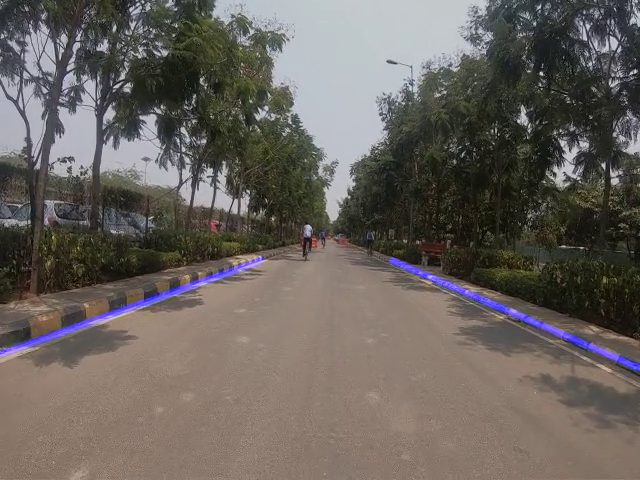
#> input picture files/1.png, 640 x 480 px, given in place of test5.mp4, which was not available
$ python 'Final Hough with GoPro.py'
#> lines starting #> are read from the running program, lines starting #| are printed output that depends on the picture; after the words box and inside, x2 and y2 are one past the last pixel; in counts of white or black regions, pixels touching at a corner belong together; pictures that were not available may be replaced by others from this repository, and a replacement may not be noted
#Importing Packages
import matplotlib.pyplot as plt
import matplotlib.image as mpimg
import numpy as np
import cv2
import math
from moviepy.editor import VideoFileClip

import cv2
import numpy as np
#from goprocam import GoProCamera
#from goprocam import constants


vidcap = cv2.VideoCapture("test5.mp4")
#vidcap = cv2.VideoCapture("udp://10.5.5.9:8554")
success,gopro = vidcap.read()
#> gopro is the input picture: shape (480, 640, 3); mean B, G, R 93.8, 99.2, 105.6
success = True
i=0

lx1 = 0
lx2 = 0
ly1 = 0
ly2 = 0
rx1 = 0
rx2 = 0
ry1 = 0
ry2 = 0
present = 0


def grayscale(img):
    """Applies the Grayscale transform
    This will return an image with only one color channel"""
    return cv2.cvtColor(img, cv2.COLOR_BGR2GRAY)

def canny(img, low_threshold, high_threshold):
    """Applies the Canny transform to the grayscaled image"""
    return cv2.Canny(img, low_threshold, high_threshold)

def gaussian_blur(img, kernel_size):
    """Applies a Gaussian Noise kernel"""
    return cv2.GaussianBlur(img, (kernel_size, kernel_size), 0)

def region_of_interest(img, vertices):
    """
    Applies an image mask.

    Only keeps the region of the image defined by the polygon
    formed from `vertices`. The rest of the image is set to black.
    """
    # Defining a blank mask to start with
    mask = np.zeros_like(img)

    # Defining a 3 channel or 1 channel color to fill the mask with depending on the input image
    if len(img.shape) > 2:
        channel_count = img.shape[2]
        ignore_mask_color = (255,) * channel_count
    else:
        ignore_mask_color = 255

    # Filling pixels inside the polygon defined by "vertices" with the fill color
    cv2.fillPoly(mask, vertices, ignore_mask_color)

    # Returning the image only where mask pixels are nonzero
    masked_image = cv2.bitwise_and(img, mask)
    return masked_image

def draw_lines(img, lines, color=[255, 0, 0], thickness=2):
    """
    This function defines and draws `lines` with `color` and `thickness`.
    """
    # Initializing empty arrays
    right_xpoints=[]
    right_ypoints=[]
    l_xpoints=[]
    l_ypoints=[]

    sloper = []
    slopel = []
    slopes = []

    br = []
    bl = []
    bs = []
    global present, lx1 , lx2 , ly1 , ly2 , rx1 , rx2 , ry1 , ry2
    if lines is None:
        #left
        print('lol')
        cv2.line(img, (lx1, ly1), (lx2, ly2), [0, 255, 0], 6)
        #right
        cv2.line(img, (rx1, ry1), (rx2, ry2), [0, 255, 0], 6)

        #avgx1, avgy1, avgx2, avgy2 = avgLeft
        #cv2.line(img, (int(avgx1), int(avgy1)), (int(avgx2), int(avgy2)), [255,255,255], 8) #draw left line
        #avgx3, avgy3, avgx4, avgy4 = avgRight
        #cv2.line(img, (int(avgx3), int(avgy3)), (int(avgx4), int(avgy4)), [255,255,255], 8) #draw right line
        #cv2.line(img, (int((int(avgx3)+int(avgx1))/2), int((int(avgy3)+int(avgy1))/2)), (int((int(avgx4)+int(avgx2))/2), int((int(avgy4)+int(avgy2))/2)), [255,255,255], 8) #draw right line
        return


    for line in lines:
        for x1,y1,x2,y2 in line:
            size = math.hypot(x2 - x1, y2 - y1)
            #Finding the slope and intercept value
            slope = ((y2-y1)/(x2-x1))
            parameters = np.polyfit((x1, x2), (y1, y2), 1)

            #Filter the lines based on the slope value as right and left lanes
            if (slope > 0.3 and ((x1 and x2) > 320)):
              #right lane
                presentl = 1
                sloper.append(slope)
                br.append(parameters[1])
                #Adding right hough lines
                #cv2.line(img, (x1, y1), (x2, y2), color, thickness)
            elif (slope < -0.3 and ((x1 and x2) < 320)):
                #left lane
                presentr = 1
                slopel.append(slope)
                bl.append(parameters[1])
                #Adding left hough lines
                #cv2.line(img, (x1, y1), (x2, y2), color, thickness)
#            elif (-0.2 < slope < 0.2 and ((y1 and y2 )< 350 )):
#                cv2.line(img, (x1, y1), (x2, y2), color, thickness)

    #Calculating mean slope and intercept values

    #right lane
    meanSloper = np.mean(sloper)
    meanBr = np.mean(br)

    if (present == 0):
         cv2.line(img, (rx1, ry1), (rx2, ry2), [0, 255, 0], 6)
         cv2.line(img, (lx1, ly1), (lx2, ly2), [0, 255, 0], 6)
    #finding two points to fit the right lane line
    x1 = 640
    if(np.isnan(meanSloper) or np.isnan(meanBr)):
      pass
    else:

        y1 = meanSloper * x1 + meanBr
        y2 = 260
        x2 = ( y2 - meanBr ) / meanSloper
        #Plotting the right lane
        if(math.isfinite(y1) and math.isfinite(x2)):
            cv2.line(img, (x1, int(y1)), (int(x2), y2), [0, 255, 0], 6)
        #print('lol')

        #right

        lx1 = x1
        lx2 = int(x2)
        ly1 = int(y1)
        ly2 = y2
    #left lane
    meanSlopel = np.mean(slopel)
    meanBl = np.mean(bl)

    #finding two points to fit the left lane line
    x1 = 0
    if(np.isnan(meanSlopel) or np.isnan(meanBl) or math.isinf(meanSlopel) or math.isinf(meanBl)):
      pass
    else:
        y1 = meanSlopel * x1 + meanBl
        y2 = 260
        x2 = ( y2 - meanBl ) / meanSlopel
        #Plotting the left lane
        if(math.isfinite(y1) and math.isfinite(x2)):
            cv2.line(img, (x1, int(y1)), (int(x2), y2), [0, 255, 0], 6)

        rx1 = x1
        rx2 = int(x2)
        ry1 = int(y1)
        ry2 = y2


def hough_lines(img, rho, theta, threshold, min_line_len, max_line_gap):
    """
    Takes the outout of canny as the input image and
    Returns an image with hough lines drawn.
    """
    lines = cv2.HoughLinesP(img, rho, theta, threshold, np.array([]), minLineLength=min_line_len, maxLineGap=max_line_gap)
    line_img = np.zeros((*img.shape, 3), dtype=np.uint8)
    draw_lines(line_img, lines)
    return line_img


def weighted_img(img, initial_img, a=0.8, b=1., c=0.):
    """
    Takes the output image with hough lines as input

    The result image is computed as follows:

    initial_img * a + img * ß + ?
    """
    return cv2.addWeighted(initial_img, a, img, b, c)

# Import everything needed for creating the video clips


def process_image(image):
    # Resizing the input image to a more resonable size for processing
    image = cv2.resize(image, (640, 480), interpolation = cv2.INTER_AREA)


    # Blur to avoid edges from noise
    blurredImage = gaussian_blur(image, 7)
#> in gaussian_blur, `return cv2.GaussianBlur(img, (kernel_size, kernel_size), 0)`:
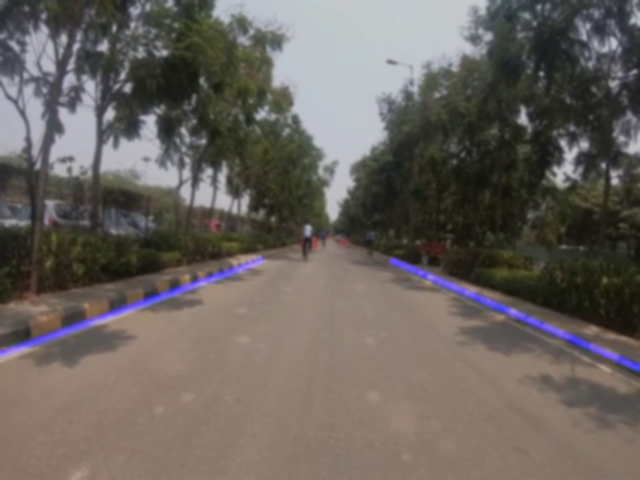
#> returned value: shape (480, 640, 3); mean of channels 0, 1, 2 93.8, 99.2, 105.6; drawn as B, G, R

    # Detect edges using canny
    edgesImage = canny(blurredImage, 100, 140)
#> in canny, `return cv2.Canny(img, low_threshold, high_threshold)`:
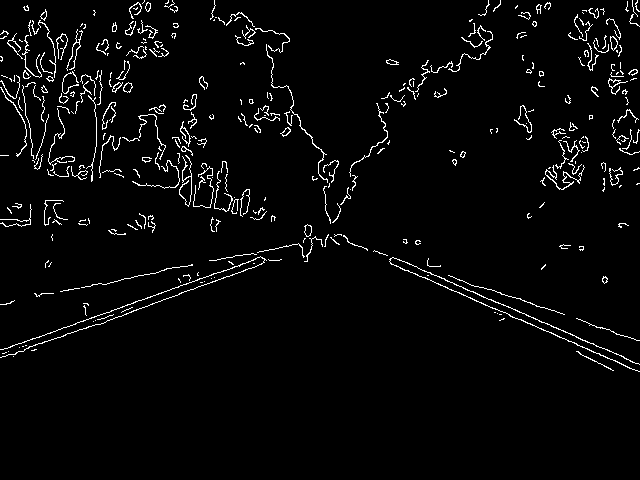
#> returned value: shape (480, 640); 3.3% white in thin lines or dots, all inside (x1, y1, x2, y2) = (0, 0, 640, 372)

    # Mark out the vertices for region of interest
    vertices = np.array( [[
                [0, 480],
                [0, 320],
                [200, 280],
                [520, 260],
                [640, 300],
                [640, 480]
            ]], dtype=np.int32 )

    # Mask the canny output with region of interest
    regionInterestImage = region_of_interest(edgesImage, vertices)
#> in region_of_interest, `cv2.fillPoly(mask, vertices, ignore_mask_color)`:
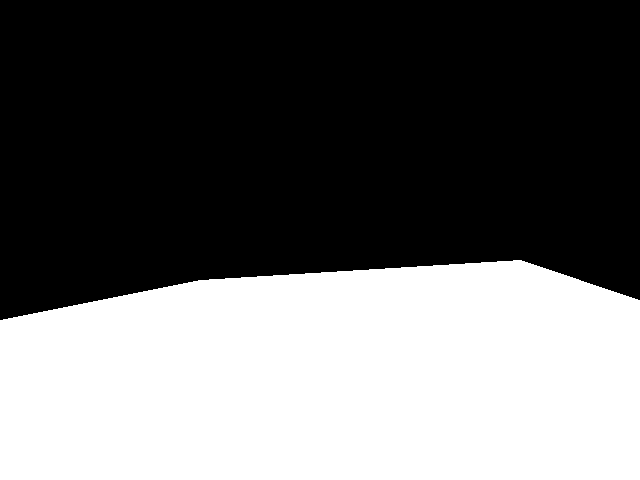
#> mask: shape (480, 640); 41.4% white; 1 white region, box (x1, y1, x2, y2) and area: (0, 260, 640, 480) 127160
#> in region_of_interest, `masked_image = cv2.bitwise_and(img, mask)`:
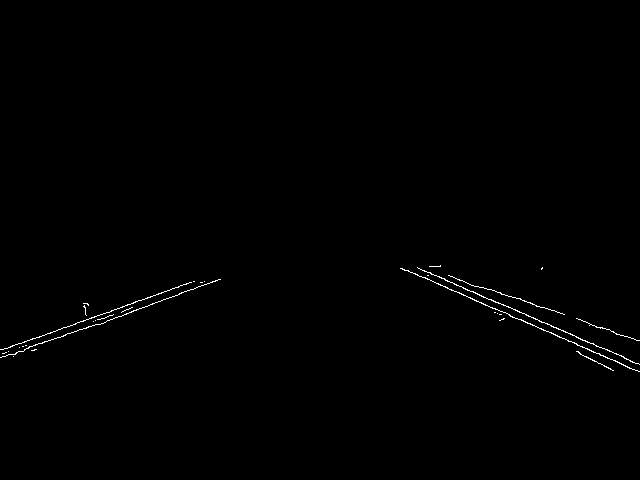
#> masked_image: shape (480, 640); 0.45% white in thin lines or dots, all inside (x1, y1, x2, y2) = (0, 265, 640, 372)

    # Drawing the hough lines in the Masked Canny image
    lineMarkedImage = hough_lines(regionInterestImage, 1, np.pi/180, 35, 15, 100)
#> in hough_lines, `lines = cv2.HoughLinesP(img, rho, theta, threshold, np.array([]), minL..`: lines = 13 rows, first 6: [415, 273, 632, 369], [13, 354, 220, 279], [420, 269, 623, 356], [7, 348, 193, 281], [467, 290, 638, 363], [448, 275, 637, 340]
#> the loop in draw_lines, `for line in lines:` made 13 passes
#> line on passes 1 to 12: [[415, 273, 632, 369]], [[13, 354, 220, 279]], [[420, 269, 623, 356]], [[7, 348, 193, 281]], [[467, 290, 638, 363]], [[448, 275, 637, 340]], [[417, 267, 515, 309]], [[490, 289, 639, 340]], [[408, 270, 613, 370]], [[5, 356, 218, 279]], [[551, 332, 639, 371]], [[0, 357, 132, 307]]
#> after the loop in draw_lines, `for line in lines:`: bl = [358.7, 350.5, 357.8, 357]; br = [89.41, 89, 90.64, 120.9, 88.29, 121.3, 70.98, 87.81, 91.12]; slopel = [-0.362, -0.36, -0.362, -0.379]; sloper = [0.442, 0.429, 0.427, 0.344, 0.429, 0.342, 0.488, 0.443, 0.44]
#> in draw_lines, `meanSloper = np.mean(sloper)`: meanSloper = 0.42
#> in draw_lines, `meanBr = np.mean(br)`: meanBr = 94.38
#> in draw_lines, `y1 = meanSloper * x1 + meanBr`: y1 = 363.4
#> in draw_lines, `x2 = ( y2 - meanBr ) / meanSloper`: x2 = 394
#> in draw_lines, `lx2 = int(x2)`: lx2 = 393
#> in draw_lines, `ly1 = int(y1)`: ly1 = 363
#> in draw_lines, `meanSlopel = np.mean(slopel)`: meanSlopel = -0.366
#> in draw_lines, `meanBl = np.mean(bl)`: meanBl = 356
#> in draw_lines, `x2 = ( y2 - meanBl ) / meanSlopel`: x2 = 262.5
#> in draw_lines, `cv2.line(img, (x1, int(y1)), (int(x2), y2), [0, 255, 0], 6)`:
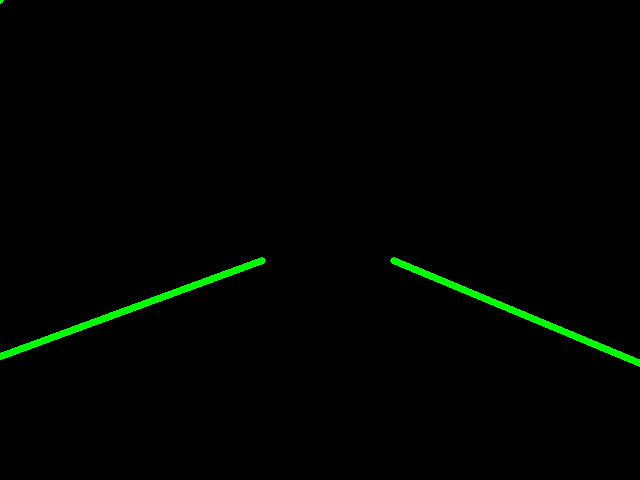
#> img: shape (480, 640, 3); mean of channels 0, 1, 2 0, 3.2, 0; drawn as B, G, R
#> in draw_lines, `rx2 = int(x2)`: rx2 = 262
#> in draw_lines, `ry1 = int(y1)`: ry1 = 356

    # Test detected edges by uncommenting this
    # return cv2.cvtColor(regionInterestImage, cv2.COLOR_GRAY2RGB)

    # Draw output on top of original
    return weighted_img(lineMarkedImage, image)
#> in weighted_img, `return cv2.addWeighted(initial_img, a, img, b, c)`:
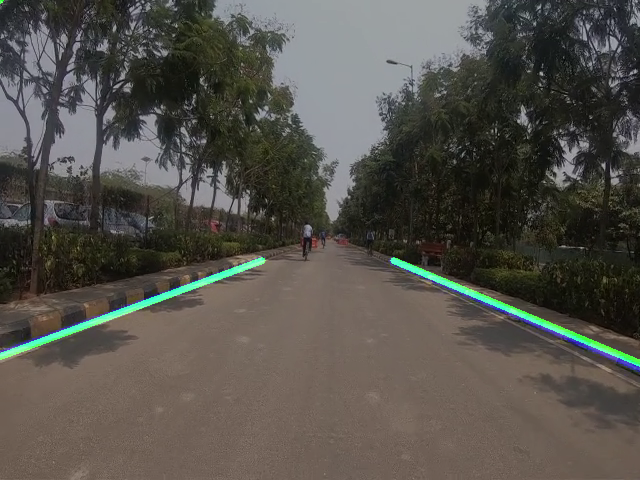
#> returned value: shape (480, 640, 3); mean of channels 0, 1, 2 75.1, 81.5, 84.5; drawn as B, G, R

while success:
  i=i+1

  presentr = 0
  presentl = 0
  if  gopro is not None:

      mah = process_image(gopro)
      #cv2.imshow('frame',mah)
      #cv2.imwrite("frame"+str(i)+".jpg", mah)
      key = cv2.waitKey(1)
#> (key q is pressed here)
      if(key == ord('q')):
          break
  success,gopro = vidcap.read()

  print('Read a new frame: ', success)

vidcap.release()
cv2.destroyAllWindows()
